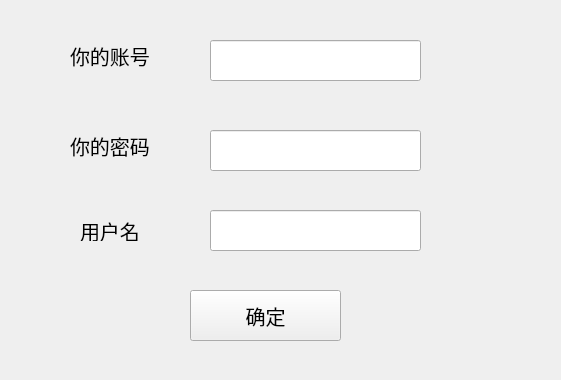
<?xml version="1.0" encoding="UTF-8"?>
<ui version="4.0">
 <class>sign_up</class>
 <widget class="QWidget" name="sign_up">
  <property name="geometry">
   <rect>
    <x>0</x>
    <y>0</y>
    <width>561</width>
    <height>380</height>
   </rect>
  </property>
  <property name="windowTitle">
   <string>Form</string>
  </property>
  <widget class="QLabel" name="label">
   <property name="geometry">
    <rect>
     <x>70</x>
     <y>20</y>
     <width>151</width>
     <height>71</height>
    </rect>
   </property>
   <property name="font">
    <font>
     <pointsize>15</pointsize>
    </font>
   </property>
   <property name="text">
    <string>你的账号</string>
   </property>
  </widget>
  <widget class="QLabel" name="label_2">
   <property name="geometry">
    <rect>
     <x>70</x>
     <y>130</y>
     <width>121</width>
     <height>31</height>
    </rect>
   </property>
   <property name="font">
    <font>
     <pointsize>15</pointsize>
    </font>
   </property>
   <property name="text">
    <string>你的密码</string>
   </property>
  </widget>
  <widget class="QLabel" name="label_3">
   <property name="geometry">
    <rect>
     <x>80</x>
     <y>220</y>
     <width>101</width>
     <height>21</height>
    </rect>
   </property>
   <property name="font">
    <font>
     <pointsize>15</pointsize>
    </font>
   </property>
   <property name="text">
    <string>用户名</string>
   </property>
  </widget>
  <widget class="QLineEdit" name="input_account">
   <property name="geometry">
    <rect>
     <x>210</x>
     <y>40</y>
     <width>211</width>
     <height>41</height>
    </rect>
   </property>
  </widget>
  <widget class="QLineEdit" name="input_password">
   <property name="geometry">
    <rect>
     <x>210</x>
     <y>130</y>
     <width>211</width>
     <height>41</height>
    </rect>
   </property>
  </widget>
  <widget class="QLineEdit" name="input_name">
   <property name="geometry">
    <rect>
     <x>210</x>
     <y>210</y>
     <width>211</width>
     <height>41</height>
    </rect>
   </property>
  </widget>
  <widget class="QPushButton" name="confirm">
   <property name="geometry">
    <rect>
     <x>190</x>
     <y>290</y>
     <width>151</width>
     <height>51</height>
    </rect>
   </property>
   <property name="font">
    <font>
     <pointsize>15</pointsize>
    </font>
   </property>
   <property name="text">
    <string>确定</string>
   </property>
  </widget>
 </widget>
 <resources/>
 <connections/>
</ui>
